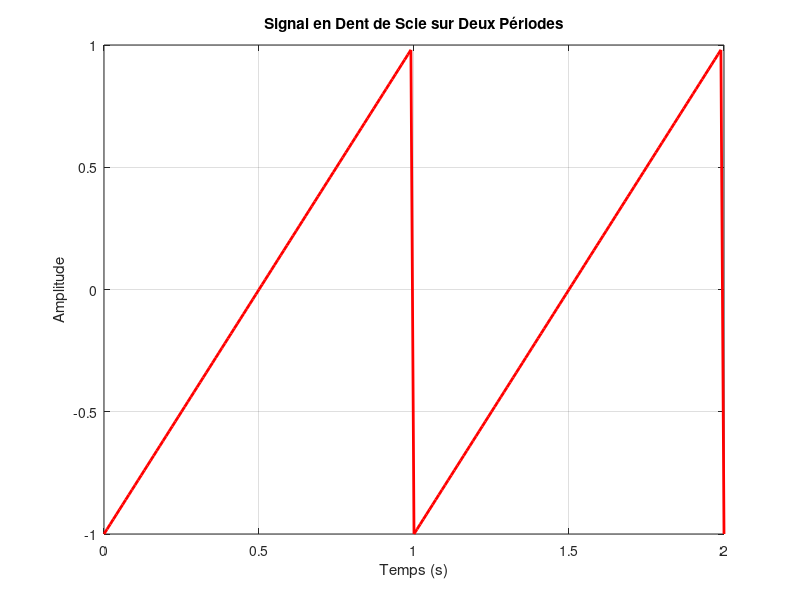

This chart was generated by the following MATLAB code:

f = 1; 
T = 1/f; 
t = 0:0.01:2*T; % Vecteur temps pour deux périodes (pas de 0.01s)


signal = sawtooth(2*pi*f*t); % Signal en dent de scie avec la fonction sawtooth


figure(8); 
plot(t, signal, 'r', 'LineWidth', 2); 
title('Signal en Dent de Scie sur Deux Périodes');
xlabel('Temps (s)');
ylabel('Amplitude');
grid on;
